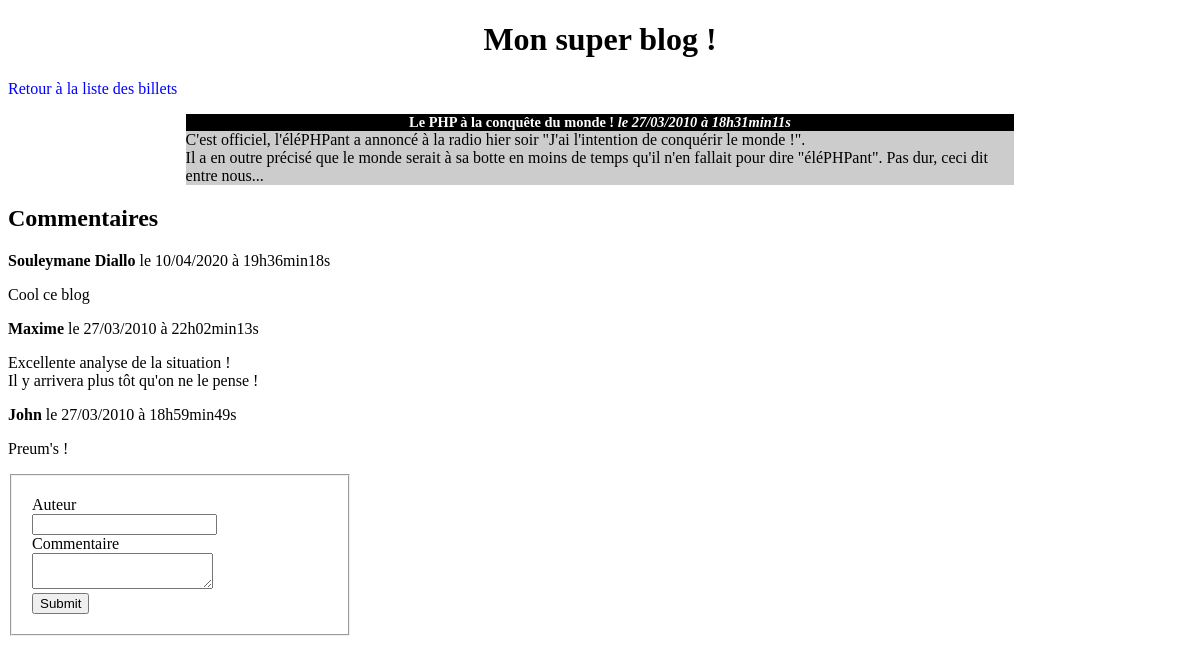
Screenshot of /tp-blog/index.php?action=post&id=2 with the database file from the repository.
### tables this page shows
CREATE TABLE `posts` (
  `id` int(11) NOT NULL,
  `title` varchar(255) NOT NULL,
  `content` text NOT NULL,
  `creation_date` datetime NOT NULL
);

CREATE TABLE `comments` (
  `id` int(11) NOT NULL,
  `post_id` int(11) NOT NULL,
  `author` varchar(255) NOT NULL,
  `comment` text NOT NULL,
  `comment_date` datetime NOT NULL
);

### tp-blog/controller/frontend.php (called while the page is built, shortened)
<?php
require_once('model/PostManager.php');
require_once('model/CommentManager.php');
function post()
{
    $postManager = new PostManager();
    $commentManager = new CommentManager();
    $post = $postManager->getPost($_GET['id']);
    $comments = $commentManager->getComments($_GET['id']);
    require('view/frontend/postView.php');
}

### tp-blog/model/PostManager.php (called while the page is built, shortened)
<?php
class PostManager extends Manager
{
    public function getPost($postId)
    {
        $db = $this->dbConnect();
        $req = $db->prepare('SELECT id, title, content, DATE_FORMAT(creation_date, \'%d/%m/%Y à %Hh%imin%ss\') AS creation_date_fr FROM posts WHERE id = ?');
        $req->execute(array($postId));
        $post = $req->fetch();
        return $post;
    }
}

### tp-blog/model/CommentManager.php (called while the page is built, shortened)
<?php
class CommentManager extends Manager
{
    public function getComments($postId)
    {
        $db = $this->dbConnect();
        $comments = $db->prepare('SELECT id, author, comment, DATE_FORMAT(comment_date, \'%d/%m/%Y à %Hh%imin%ss\') AS comment_date_fr FROM comments WHERE post_id = ? ORDER BY comment_date DESC');
        $comments->execute(array($postId));
        return $comments;
    }
}

### tp-blog/view/frontend/postView.php (the view, shortened to what this page needs)
<p><a href="index.php">Retour à la liste des billets</a></p>
<div class="news">
    <h3>
        <?= htmlspecialchars($post['title']); ?>
        <em>le <?= $post['creation_date_fr']; ?></em>
    </h3>
    <p><?= nl2br(htmlspecialchars($post['content']));?></p>
</div>
<h2>Commentaires</h2>
<?php
    while ($comment = $comments->fetch())
    {
?>
    <p>
        <strong><?= htmlspecialchars($comment['author']); ?></strong>
        le <?= $comment['comment_date_fr']; ?>
    </p>
    <p><?= nl2br(htmlspecialchars($comment['comment'])); ?></p>
<?php
    }
?>
<form action="index.php?action=addComment&amp;id=<?= $post['id'] ?>" method="post">
    <fieldset>
        <div>
            <label for="author">Auteur</label><br />
            <input type="text" id="author" name="author" />
        </div>
        <div>
            <label for="comment">Commentaire</label><br />
            <textarea id="comment" name="comment"></textarea>
        </div>
        <div>
            <input type="submit" />
    </div>
    </fieldset>
</form>
<?php $content = ob_get_clean(); ?>
<?php require('template.php'); ?>

### tp-blog/index.php (shortened to what this page needs)
<?php
require('controller/frontend.php');
try{
    if (isset($_GET['action'])) {
        if ($_GET['action'] == 'listPosts') {
            listPosts();
        }
        elseif ($_GET['action'] == 'post') {
            if (isset($_GET['id']) && $_GET['id'] > 0) {
                post();
            }
            else {
                throw new Exception('Aucun identifiant de billet envoyé !');
            }
        }
    }
    else {
        listPosts();
    }
}catch(Exception $e) {
    echo 'Erreur: '.$e->getMessage();
}

### tp-blog/view/frontend/template.php (shortened to what this page needs)
<!DOCTYPE html>
<html>
    <head>
        <link href="public/css/style.css" rel="stylesheet" />
    </head>
    <body>
        <h1>Mon super blog !</h1>
        <?= $content ?>
    </body>
</html>

### tp-blog/public/css/style.css (style rules this page uses)
h1, h3 { text-align:center; }
h3 { background-color:black; color:white; font-size:0.9em; margin-bottom:0px; }
.news p { background-color:#CCCCCC; margin-top:0px; }
.news { width:70%; margin:auto; }
a { text-decoration: none; color: blue; }
form fieldset { width: 25%; padding: 20px; }

### rows the page displays
posts: title "Le PHP à la conquête du monde !", content "C'est officiel, l'éléPHPant a annoncé à la radio hier soir \"J'ai l'intention de conquérir le monde !\". Il a en outre précisé que le monde serait à sa botte en moins de temps qu'il n'en fallait pour dire \"éléPHPant\". Pas dur, ceci dit entre nous..."
comments: author "Souleymane Diallo", comment_date_fr "10/04/2020 à 19h36min18s", comment "Cool ce blog"
comments: author "Maxime", comment_date_fr "27/03/2010 à 22h02min13s", comment "Excellente analyse de la situation ! Il y arrivera plus tôt qu'on ne le pense !"
comments: author "John", comment_date_fr "27/03/2010 à 18h59min49s", comment "Preum's !"

### other values shown
$post['creation_date_fr'] "27/03/2010 à 18h31min11s"
